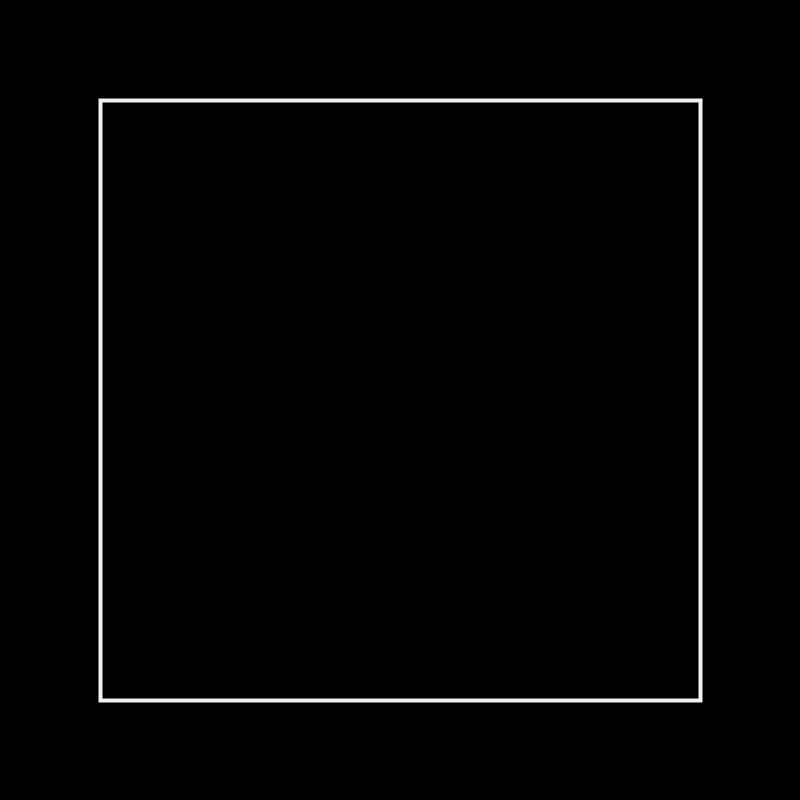
Frame 1 (no input)
Frame 60 (the mouse pressed at the canvas centre just before this capture): identical to frame 1, image omitted
Frame 120 (the mouse held since frame 60 and released just before this capture): identical to frame 1, image omitted

The Processing sketch that drew this single still picture (run headless with seeded random() and noise(); from frame 60 on, the mouse is pressed at the canvas centre):

// Processing sketch: Sketch_02
// ── Sketch_02.pde
void setup()
{
    size(800,800);
}

void draw()
{
    background(0);
    rectMode(CENTER);
    stroke(#f1f1f1);
    strokeWeight(4);
    noFill();

    rect(400, 400, 600, 600);

    save("frame.png");
}
